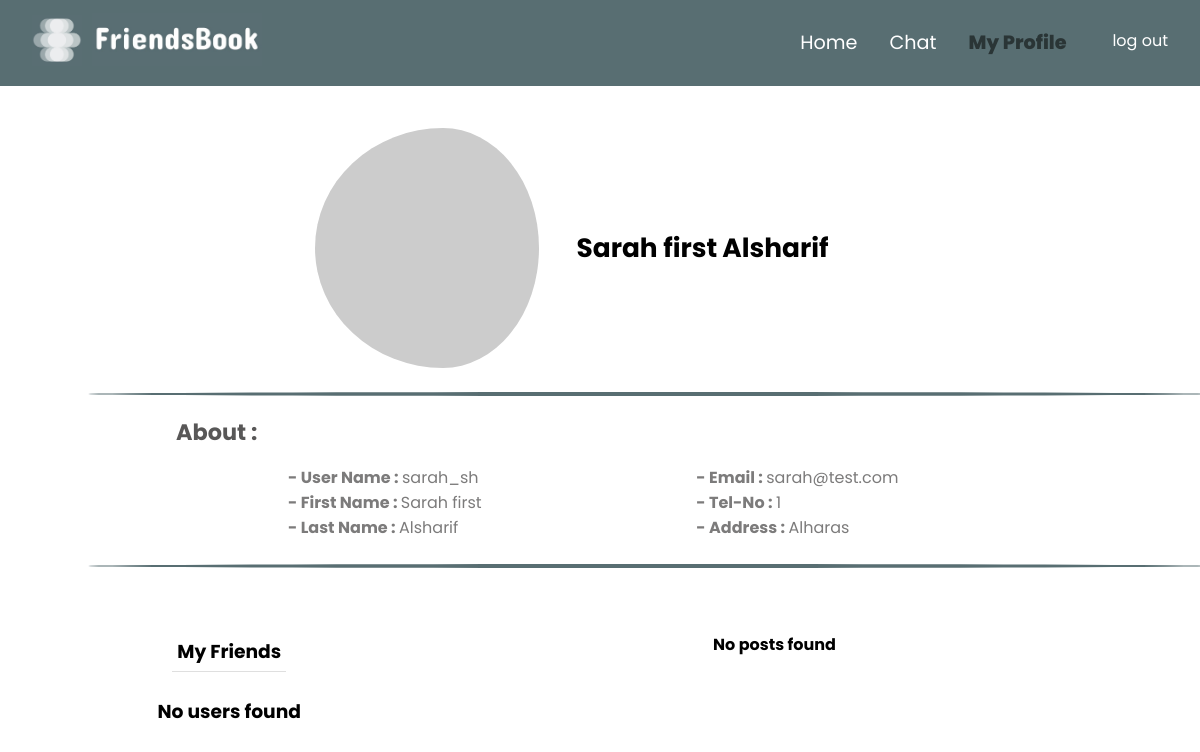
Before: /views/profile.php (signed in) with the older database file.
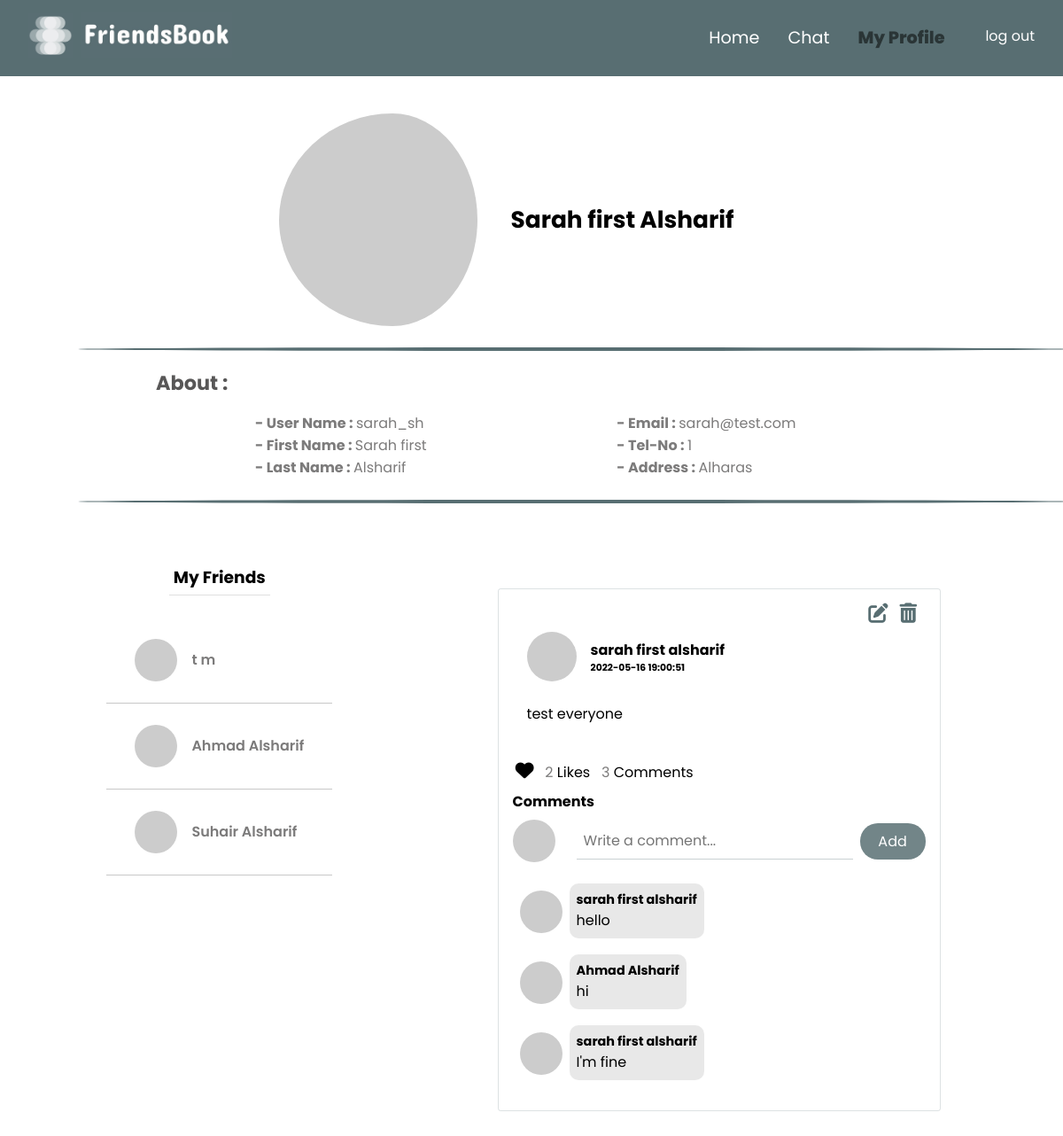
After: the same page with the newer database file.
### tables this page shows
CREATE TABLE `user` (
  `id` int(20) NOT NULL,
  `username` varchar(40) NOT NULL,
  `password` varchar(40) NOT NULL,
  `email` varchar(40) NOT NULL,
  `first-name` varchar(40) NOT NULL,
  `last-name` varchar(40) NOT NULL,
  `tele-No` varchar(15) NOT NULL,
  `address` varchar(100) NOT NULL,
  `gender` varchar(10) NOT NULL,
  `image-url` text NOT NULL
);

CREATE TABLE `friends` (
  `id` int(20) NOT NULL,
  `user1-id` int(20) NOT NULL,
  `user2-id` int(20) NOT NULL
);

CREATE TABLE `post` (
  `id` int(20) NOT NULL,
  `user-id` int(20) NOT NULL,
  `image-url` text NOT NULL,
  `text-content` text NOT NULL,
  `date` datetime NOT NULL
);

CREATE TABLE `comment` (
  `id` int(20) NOT NULL,
  `post-id` int(20) NOT NULL,
  `commentedUser-id` int(20) NOT NULL,
  `content` text NOT NULL
);

### models/requests.php (called while the page is built, shortened)
<?php
	function checkForFriendRequest($userSent,$userRecieved){
		require dirname(__DIR__)."/util/dbconnection.php";
		$query = "SELECT id FROM request WHERE `userSent-id`=$userSent AND `userRecieved-id`= $userRecieved";
		$result = mysqli_query($conn,$query);
		if($result){
			if(mysqli_num_rows($result) > 0){
				return true;
			} else {
				return false;
			}
		} else {
			echo mysqli_error($conn);
		}
	}
?>

### models/likes.php (called while the page is built, shortened)
<?php
	function getNumberOfPostLikes($postId){
		require dirname(__DIR__)."/util/dbconnection.php";
		$query = "SELECT * FROM `like` WHERE `post-id`=$postId";
		$result = mysqli_query($conn,$query);
		if($result){
			return mysqli_num_rows($result);
		} else return mysqli_error($conn);
		return mysqli_close($conn);
	}
	function isLiked($postId){
		require dirname(__DIR__)."/util/dbconnection.php";
		$userId = $_COOKIE['user-id'];
		$query = "SELECT * FROM `like` WHERE `post-id`=$postId AND `likedUser-id`=$userId";
		$result = mysqli_query($conn,$query);
		if($result){
			if(mysqli_num_rows($result) > 0){
				return true;
			} else return false;
		} else echo mysqli_error($conn);
	}
?>

### components/userCard.php (the view, shortened to what the rows shown need)
<?php
function UserCard($userId, $firstName, $lastName, $imageUrl)
{
    include_once dirname(__DIR__) . "/models/users.php";
    include_once dirname(__DIR__) . "/controllers/handleRequest.php";
    $currUserId = $_COOKIE['user-id'];
    $sendIcon = "<i class='fa-solid fa-paper-plane request-icon'></i>";
    $sendIconDisabled = "<i class='fa-solid fa-paper-plane request-icon disabled'></i>";
    $actions = "";
    $requestId = checkForFriendRequest($currUserId,$userId)?getRequestId($currUserId,$userId):(checkForFriendRequest($userId,$currUserId)?getRequestId($userId,$currUserId):0);
    return "<div class='users-list__user-card' id='userCard$userId'>
                <div class='user-card__user-info'>
                    <img class='user-info__image' src=$imageUrl>
                    <span class='user-info__name'>$firstName $lastName</span>
                </div>
                <div class='user-card__actions' id='actions$userId'>
                    $actions
                </div>
            </div>
                        $('#send$userId').click(function(){
                        $.post('../controllers/handleRequest.php',{ 'second-user-id' : $userId, 'action': 'send' },
                            var actions = \"<button class='actions__button' disabled>$sendIconDisabled</button>\";
                            $('#actions$userId').empty();
                            $('#actions$userId').append(actions);
                    $('#accept$userId').click(function(){
                        var requestId = $requestId;
                            $('#userCard$userId').remove();
                    $('#deny$userId').click(function(){
                        var requestId = $requestId;
                            var actions = \"<button class='actions__button' id='send$userId'>$sendIcon</button>\";
                            $('#actions$userId').empty();
                            $('#actions$userId').append(actions);
                    $('#userCard$userId').click(function(e){
                        $.get('../controllers/getChatBox.php?userId=$userId',function(data){
            ";
}

### components/userInformation.php
<?php
    function userInformation(){
        include_once dirname(__DIR__)."/models/users.php";
        $userInfo = getUserInfo($_COOKIE['user-id']);
        $username=$userInfo["username"];
        $firstName=ucfirst(strtolower($userInfo["first-name"]));
        $lastName=ucfirst(strtolower($userInfo["last-name"]));
        $email = $userInfo["email"];
        $teleNo = $userInfo["tele-No"];
        $address=ucfirst(strtolower($userInfo["address"]));
		$userImageUrl = $userInfo["image-url"];
        return "
        <div class='user__profile__content'>
        <div class='wrapper'>
             <img src='$userImageUrl' class='profile__img'>
                 <div class='user__full__name'>
                    <h2>$firstName</h2>
                    <h2>$lastName</h2>
                 </div>
            </div>
        <div class='line'></div>
        <div class='about__container'>
        <div class='about'>
        <h2>About : </h2>
        <div class='about__div'>
        <div>
        <span class='bold__span'>- User Name  : </span><span>$username</span><br>
        <span class='bold__span'>- First Name : </span><span>$firstName</span><br>
        <span class='bold__span'>- Last Name  : </span><span>$lastName</span>
       </div>
       <div>
       <span class='bold__span'>- Email   : </span><span>$email</span><br>
       <span class='bold__span'>- Tel-No  : </span><span>$teleNo</span><br>
       <span class='bold__span'>- Address : </span><span>$address</span>
       </div>
        </div>
        </div>
        </div>
        <div class='line'></div>
        </div>
        ";
    }
?>

### models/users.php (shortened to what the rows shown need)
<?php
	function getFriendsUsers($userId){
		include_once dirname(__DIR__)."/components/userCard.php";
		$query = "SELECT friends.`user1-id` , friends.`user2-id`, user.*
				  FROM friends
				  RIGHT JOIN user
				  ON user.id != $userId AND (user.id = friends.`user1-id` OR user.id = friends.`user2-id`)
				  WHERE friends.`user1-id`='$userId' OR friends.`user2-id`='$userId'";
		$result = mysqli_query($conn,$query);
		if ($result) {
			if(mysqli_num_rows($result) > 0){
				$users = "";
				while ($row = mysqli_fetch_assoc($result)) {
					$firstName = $row['first-name'];
					$lastName = $row['last-name'];
					$imageUrl = $row['image-url'];
					$id = $row['id'];
					$users .= userCard($id,$firstName,$lastName,$imageUrl);
			}
			return $users;
			} else {
				echo "<h3>No users found</h3>";
			}
		} else {
			echo mysqli_error($conn);
		}
	}
		function getUserInfo($userId) {
		require dirname(__DIR__)."/util/dbconnection.php";
		$query = "SELECT * FROM user WHERE id = $userId";
		$result = mysqli_query($conn,$query);
		if($result){
			if($userInfo = mysqli_fetch_assoc($result)){
				$array=array("id"=>$userInfo['id'],"username"=>$userInfo['username'],
						 "email"=>$userInfo['email'],"first-name"=>$userInfo['first-name'],
						 "last-name"=>$userInfo['last-name'],"tele-No"=>$userInfo['id'],
						 "address"=>$userInfo['address'],"image-url"=>$userInfo['image-url']);
				return $array;
			}
		} else echo mysqli_error($conn);
	}
?>

### models/posts.php (shortened to what the rows shown need)
<?php
	function getUserPosts($userId)
	{
		include_once dirname(__DIR__) . "/components/post.php";
		$query = "SELECT * FROM post WHERE `user-id`= $userId ORDER BY `date` DESC";
		$result = mysqli_query($conn, $query);
		if ($result) {
			if (mysqli_num_rows($result) > 0) {
				$posts = "";
				while ($row = mysqli_fetch_assoc($result)) {
					$posts .= post($row['id'], $row['user-id'], $row['image-url'], $row['text-content'], $row['date']);
				}
				return $posts;
			} else echo "<h4 class='posts__message'>No posts found</h4>";
		} else echo mysqli_error($conn);
	}
?>

### components/post.php (shortened to what the rows shown need)
<?php
	function post($postId,$userId,$imageUrl,$textContent,$date){
		include_once dirname(__DIR__)."/models/users.php";
		include_once dirname(__DIR__)."/models/likes.php";
		include_once dirname(__DIR__)."/models/comments.php";
		$currUserId = $_COOKIE['user-id'];
		$currUserImage = getUserInfo($currUserId)['image-url'];
		$userInfo = getUserInfo($userId);
		$numberOfLikes = getNumberOfPostLikes($postId);
		$numberOfComments = getNumberOfPostComments($postId);
		$likeIcon = (isLiked($postId,$userId)?"<i class='fa-solid fa-heart post__like-icon'></i>":"<i class='fa-regular fa-heart post__like-icon'></i>");
		$updateIcon = ($userId == $currUserId?"<a href='../views/edit-post.php?post-id=$postId'><i class='fa-solid fa-pen-to-square'></i></a>":"");
		$deleteIcon = ($userId == $currUserId?"<button id='delete$postId'><i class='fa-solid fa-trash-can' ></i></button>":"");
		$firstName =$userInfo['first-name'];
		$lastName = $userInfo['last-name'];
		$userImageUrl = $userInfo['image-url'];
		$comments = getpostComments($postId);
		return "<div class='post' id='post$postId'>
		            <ul class='post__adjustment'>
				  		<li>$updateIcon</li>
				  		<li>$deleteIcon</li>
				  	</ul>
					<div class='post__userInfo'>
						<img src='$userImageUrl' class='post__userImage1'>
						<div>
						<h4 class='post__userName'>$firstName $lastName</h4>
						<h6>$date</h6>
						</div>
					</div>
				  	<div class='post__content'>
					  	<p class='post__text'>$textContent</p>
					". ($imageUrl?"<img src='$imageUrl'>":"")."
				  	</div>
				  	<br>
				  	<ul class='post__interactions'>
				  		<li><button class='post__like-button' id='like$postId'>$likeIcon</button></li>
				  		<li><span id='nooflikes$postId'>$numberOfLikes</span> Likes</li>
				  		<li><span id='noofcomments$postId'>$numberOfComments</span> Comments</li>
				  	</ul>
				  	<h4>Comments</h4>
				  	<form class='form' id='form$postId'>
				  		<img src='$currUserImage' class='post__userImage2'>
				  	  	<input class='form__input' type='text' name='content' id='content$postId' placeholder='Write a comment...'>
				  	  	<input type='hidden' name='postId' value='$postId'>
			  	  	<button class='form__button' type='submit' value='submit'>Add</button>
			  	  </form>
			  	  <div class='post__comments' id='comments$postId'>
			  	  ".($numberOfComments>0?
			  	  	$comments:'<h4 id="message">
			  	  	</h4>'
			  	  )
			  	  ."</div>
		  	  </div>
						$('#form$postId').submit(function(event){
									var numberOfComments = $('#noofcomments$postId').html();
									$('#comments$postId').append(data);
									$('#noofcomments$postId').html(+numberOfComments+1);
									$('#content$postId').prop('value','');
						$('#like$postId').click(function(event){
							$.post('../controllers/handleLike.php',{ postId : $postId },function(data){
								$('#like$postId').empty();
								$('#like$postId').append(icon);
								var numberOfLikes = $('#nooflikes$postId').html();
									$('#nooflikes$postId').html(+numberOfLikes+(data?1:-1));
						$('#delete$postId').click(function(event){
							$.post('../controllers/handleDeletePost.php',{postId: $postId},function(data){
									$('#post$postId').remove();
		  	  ";
	}
?>

### models/comments.php (shortened to what the rows shown need)
<?php
	function getPostComments($postId){
		include_once dirname(__DIR__)."/components/comment.php";
		$query = "SELECT * FROM comment WHERE `post-id`=$postId";
		$result = mysqli_query($conn,$query);
		$comments = "";
		if($result){
			while($row = mysqli_fetch_assoc($result)){
				$userId = $row["commentedUser-id"];
				$commentContent = $row["content"];
				$comments .= comment($userId,$commentContent);
			}
			return $comments;
		} else echo mysqli_error($conn);
	}
	function getNumberOfPostComments($postId){
		require dirname(__DIR__)."/util/dbconnection.php";
		$query = "SELECT * FROM comment WHERE `post-id`=$postId";
		$result = mysqli_query($conn,$query);
		if($result){
			return mysqli_num_rows($result);
		} else echo mysqli_error($conn);
	}
?>

### components/comment.php
<?php
	function comment($userId,$commentContent){
		include_once dirname(__DIR__)."/models/users.php";
		$userInfo = getUserInfo($userId);
		$firstName = $userInfo["first-name"];
		$lastName = $userInfo["last-name"];
		$userImageUrl = $userInfo["image-url"];
		return "
				<div class='comment'>
					<img src='$userImageUrl' class='comment__userImage'>
					<div class='comment__content'>
						<h5 class='comment__user-name'>$firstName $lastName</h5>
						<p>
							$commentContent
						</p>
					</div>
				</div>
		";
	}
?>

Changed rows visible on the page:
added friends: value "t", value "m"
added friends: value "Ahmad", value "Alsharif"
added friends: value "Suhair", value "Alsharif"
added post: value "sarah first", value "alsharif", date "2022-05-16 19:00:51", value "test everyone", numberOfLikes "2", numberOfComments "3"
added comment: value "sarah first", value "alsharif", content "hello"
added comment: firstName "Ahmad", lastName "Alsharif", content "hi"
added comment: value "sarah first", value "alsharif", content "I'm fine"
Other visible differences:
text no longer shown: "No users found No posts found"
